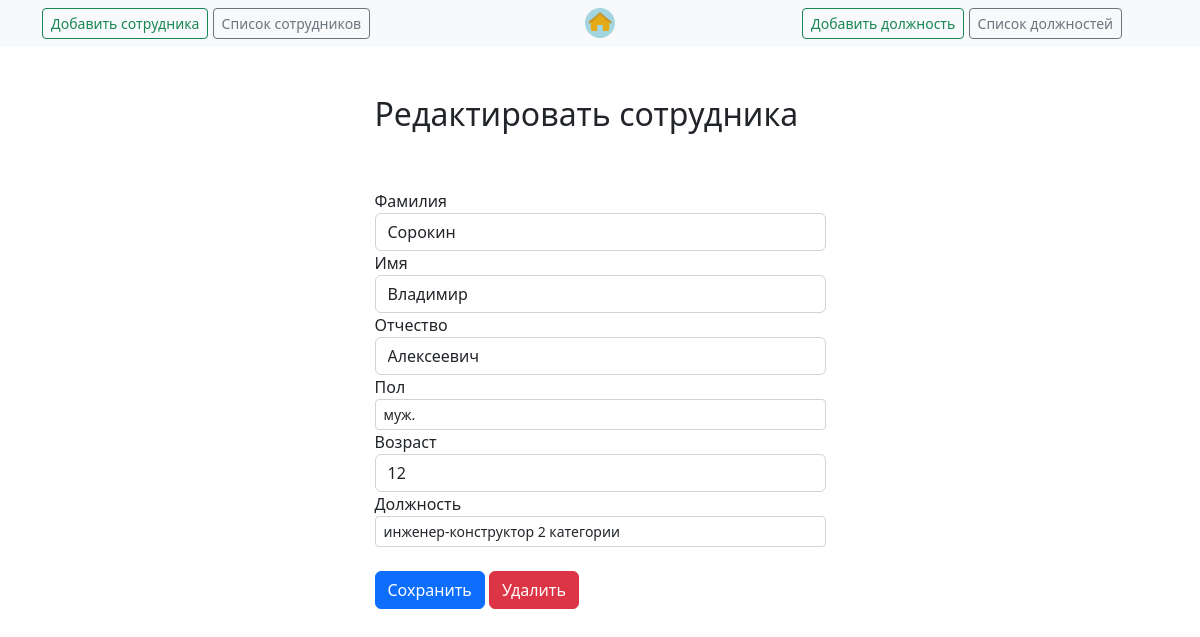
Page /employees/viewemployees/9 on the earlier database version.
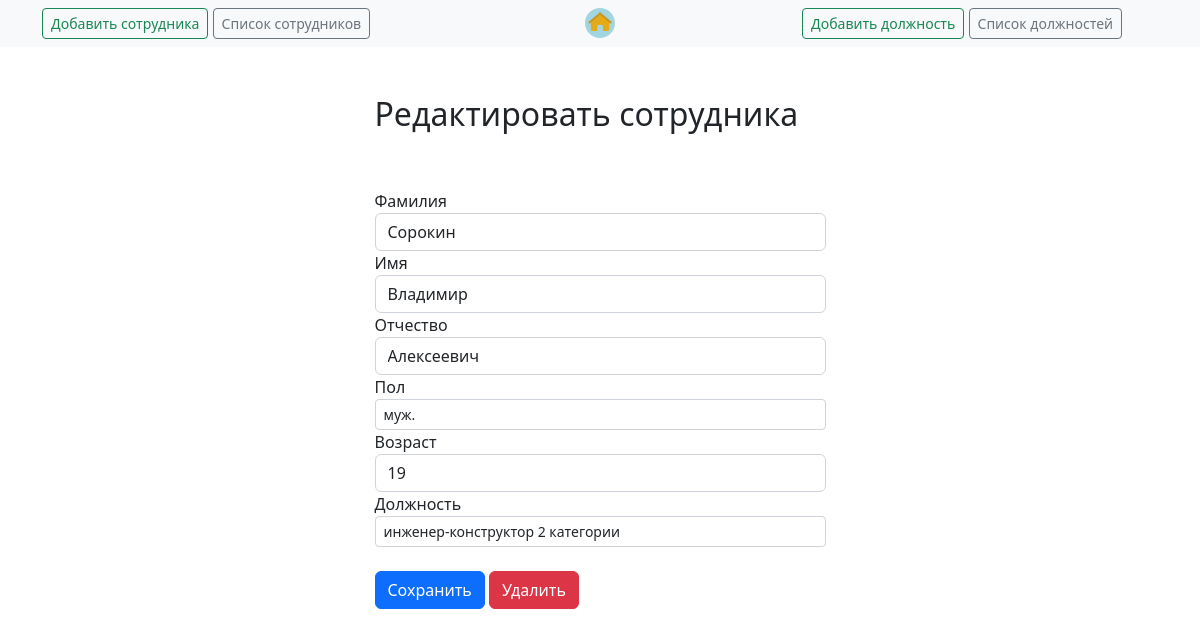
Same page on the later database version.
### employees/models.py (models this page shows, shortened)
class employees_Models(models.Model):
    employees_Models_LastName = models.CharField(max_length=30, blank=True,
                                                 validators=[RegexValidator(r'^[a-zA-Zа-яА-Я]')])
    employees_Models_MidleName = models.CharField(max_length=30, blank=True,
                                                  validators=[RegexValidator(r'^[a-zA-Zа-яА-Я]')])
    employees_Models_FirstName = models.CharField(max_length=30, blank=True,
                                                  validators=[RegexValidator(r'^[a-zA-Zа-яА-Я]')])
    employees_Models_gender = models.CharField(max_length=10, blank=True)
    employees_Models_age = models.IntegerField(blank=True, validators=[MinValueValidator(14), MaxValueValidator(99)])
    employees_Models_job = models.CharField(max_length=70, blank=True)

### employees/views.py (the view, shortened to what this page needs)
# urls.py: path('viewemployees/<int:employees_pk>', views.viewemployees, name='view_employees'),  # <int:employees_pk>/ - в адрес автомат-ки подставляет значение
def viewemployees(request, employees_pk):
    employees = get_object_or_404(employees_Models, pk=employees_pk)
    currentjobs = Job.objects.all()
    if request.method == 'GET':
        form = employeesForm(instance=employees)  # instance=1todo - уточняем, что изменяем уже существующий объект
        return render(request, 'employees/view_employees.html',
                      {'employees': employees, 'form': form, 'currentjobs':currentjobs})

### employees/forms.py
class employeesForm(ModelForm):
    class Meta:
        model = employees_Models
        fields = ['employees_Models_LastName', 'employees_Models_MidleName',
                  'employees_Models_FirstName', 'employees_Models_gender',
                  'employees_Models_age', 'employees_Models_job']

### employees/templates/employees/view_employees.html (shortened to what this page needs)
{% extends 'job/base.html' %}
{% block content %}
    <div class="row justify-content-center mt-5">
        <div class="col-md-5">
            <h2>Редактировать сотрудника</h2>
        </div>
    </div>
    <div class="row justify-content-center mt-5">
        <div class="col-md-5">
            <form method="POST">
                <div class="form-group">
                    <label for="employees_Models_LastName">Фамилия</label>
                    <input type="text" name="employees_Models_LastName"
                           class="form-control" id="employees_Models_LastName"
                           value="{{ employees.employees_Models_LastName }}" required>
                </div>
                <div class="form-group">
                    <label for="employees_Models_FirstName">Имя</label>
                    <input type="text" name="employees_Models_FirstName"
                           class="form-control" id="employees_Models_FirstName"
                           value="{{ employees.employees_Models_FirstName }}" required>
                </div>
                <div class="form-group">
                    <label for="employees_Models_MidleName">Отчество</label>
                    <input type="text" name="employees_Models_MidleName"
                           class="form-control" id="employees_Models_MidleName"
                           value="{{ employees.employees_Models_MidleName }}" required>
                </div>
                <label for="employees_Models_gender">Пол</label>
                <select class="form-control form-control-sm" name="employees_Models_gender" id="employees_Models_gender">
                    <option>муж.</option>
                </select>
                <div class="form-group">
                    <label for="employees_Models_age">Возраст</label>
                    <input type="text" name="employees_Models_age"
                           class="form-control" id="employees_Models_age"
                           value="{{ employees.employees_Models_age }}" required>
                </div>
                {% if currentjobs %}
                    <label for="employees_Models_job">Должность</label>
                    <select class="form-control form-control-sm" name="employees_Models_job" id="employees_Models_job">
                        {% for currentjob in currentjobs %}
                            <option>{{ currentjob.job_title }} {{ currentjob.job_category }}</option>
                        {% endfor %}
                    </select>
                {% endif %}
                <br>
                <button type="submit" class="btn btn-primary">Сохранить</button>
                <button type="button" class="btn btn-danger" onclick="$('#delete').click()">Удалить</button>
            </form>
        </div>
    </div>
{% endblock %}

Differences in the rows shown:
changed employees_Models "Сорокин": employees_Models_age "12" → "19"
